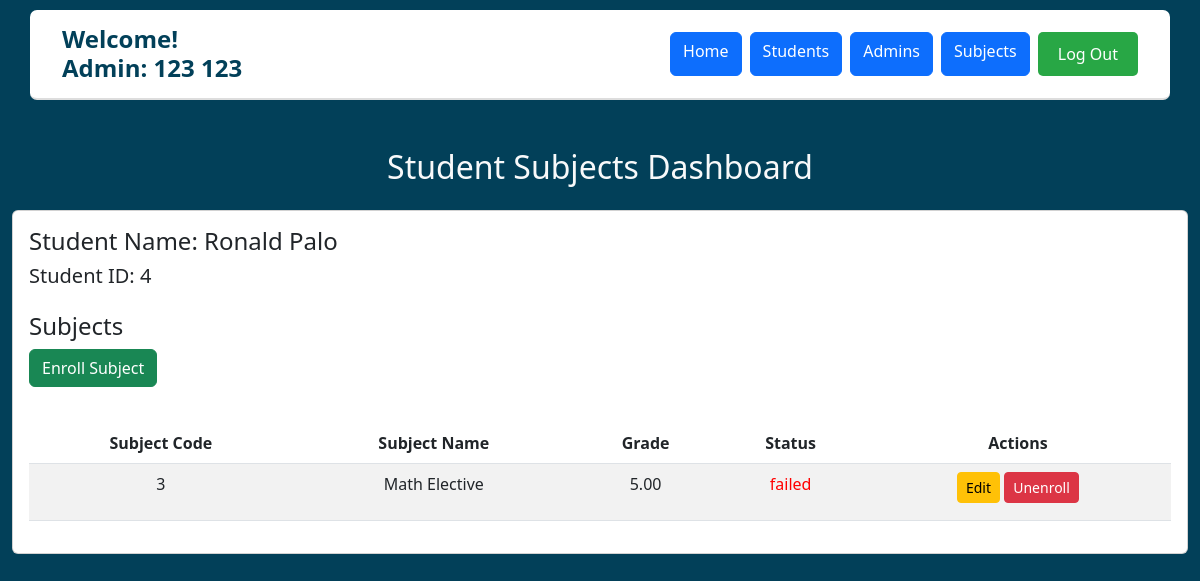
/subjects_tab.php?user_id=4 (signed in), run on the app's committed database.
### tables this page shows
CREATE TABLE `users` (
  `user_id` int(5) NOT NULL,
  `first_name` varchar(250) NOT NULL,
  `last_name` varchar(250) NOT NULL,
  `mobile_number` varchar(11) NOT NULL,
  `email` varchar(100) NOT NULL,
  `password` varchar(100) NOT NULL,
  `role` enum('Admin','Student') NOT NULL,
  `otp` varchar(6) DEFAULT NULL,
  `otp_expiry` datetime DEFAULT NULL,
  `is_verified` tinyint(1) DEFAULT 0
);

CREATE TABLE `grades` (
  `grades_id` int(5) NOT NULL,
  `subject_id` int(5) NOT NULL,
  `user_id` int(5) NOT NULL,
  `grades` decimal(3,2) DEFAULT NULL
);

CREATE TABLE `subject` (
  `subjectID` int(5) NOT NULL,
  `name` varchar(150) NOT NULL,
  `description` longtext NOT NULL
);

### subjects_tab.php (the view, shortened to what this page needs)
<?php
include ('base.php');
$user_id = $_GET['user_id'];
$query = "SELECT user_id, first_name, mobile_number, last_name, email, password FROM users where user_id=$user_id";
$studentresult = $conn->query($query);
$query = "SELECT * FROM grades
          JOIN users ON users.user_id = grades.user_id
          JOIN subject ON subject.subjectid = grades.subject_id
          WHERE users.user_id = $user_id";
$subjectresult = $conn->query($query);
?>
<body style="background-color: #024059;">
    <div class="container mt-5">
        <h2 class="text-center text-light">Student Subjects Dashboard</h2>
        <div class="card mt-4">
            <div class="card-body">
                <h4>Student Name: <span id="studentName"><?php
                    $studentrow = $studentresult->fetch_assoc();
                    echo $studentrow['first_name'] . " " . $studentrow['last_name'];
                ?></span></h4>
                <h5>Student ID: <span id="studentID"><?php
                    echo $studentrow['user_id'];
                ?></span></h5>
                <h4 class="mt-4">Subjects</h4>
                <button class="btn btn-success mb-3" data-bs-toggle="modal" data-bs-target="#addSubjectModal">Enroll Subject</button>
                <table class="table table-striped text-center">
                    <thead>
                        <tr>
                            <th>Subject Code</th>
                            <th>Subject Name</th>
                            <th>Grade</th>
                            <th>Status</th>
                            <th>Actions</th>
                        </tr>
                    </thead>
                    <tbody>
                        <?php if ($subjectresult->num_rows > 0): ?>
                            <?php while ($row = $subjectresult->fetch_assoc()): ?>
                                <?php $status = "";
                                    if ($row["grades"] < 1) {
                                        $status = "";
                                    }
                                    else if ($row['grades'] <= 3) {
                                        $status = "<p style='color: green;'>passed</p>";
                                    }
                                    else if ($row['grades'] <= 4) {
                                        $status = "<p style='color: #FFA500;'>incomplete</p>";
                                    }
                                    else {
                                        $status = "<p style='color: red;'>failed</p>";
                                } ?>
                                 <?php $grade = "";
                                    if ($row["grades"] < 1) {
                                        $grade = "No-grade";
                                    }
                                    else {
                                        $grade = $row['grades'];
                                    } ?>
                                <tr>
                                    <td><?php echo htmlspecialchars($row['subjectID']); ?></td>
                                    <td><?php echo htmlspecialchars($row['name']); ?></td>
                                    <td><?php echo htmlspecialchars($grade); ?></td>
                                    <td><?php echo ($status); ?></td>
                                    <td>
                                        <button class="btn btn-warning btn-sm"
                                                data-bs-toggle="modal"
                                                data-bs-target="#editModal-<?php echo htmlspecialchars($row['subjectID']); ?>">
                                            Edit
                                        </button>
                                        <button class="btn btn-danger btn-sm"
                                                data-bs-toggle="modal"
                                                data-bs-target="#unenrollModal-<?php echo htmlspecialchars($row['subjectID']); ?>">
                                            Unenroll
                                        </button>
                                    </td>
                                </tr>
                            <?php endwhile; ?>
                        <?php else: ?>
                            <tr>
                                <td colspan="4" class="text-center">No subjects found.</td>
                            </tr>
                        <?php endif; ?>
                    </tbody>
                </table>
            </div>
        </div>
    </div>
</body>
</html>

### data on the page
users: first_name "Ronald", last_name "Palo", user_id "4"
grades: subject.subjectID "3", subject.name "Math Elective", grades "5.00", shows "failed"

### other printed values
$user_role "Admin"
$user_first "123"
$user_last "123"
